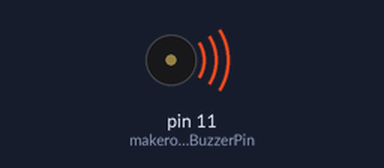
This program was run on a simulated Raspberry Pi (header pin numbers). Shown: buzzer (waves = sounding).

Above: at 0.1 s.
Timing chart, 0 to 40.0 s (numbered marks = the images above):
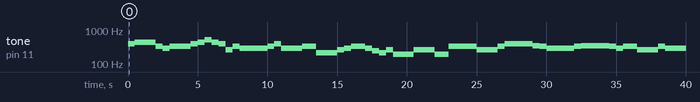

The program:

09_passive_buzzer.py
```python
# !/usr/bin/env python3
# -*- coding: utf-8 -*-
# file name: passive_buzzer.py
# version: 1.0
# author: Neal Shen
# ------------------------------------------------------------------
import RPi.GPIO as GPIO
import time
makerobo_BuzzerPin = 11    # active buzzer pin
# song spectrum
Tone_CL = [0,131,147,165,175,196,211,248] # low c note frequence
Tone_CM = [0,262,294,330,350,393,441,495] # middle c note frequence
Tone_CH = [0,525,589,661,700,786,882,990] # high c note frequence
# the first song spectrum
makerobo_song_1 = [ \
    Tone_CM[3], Tone_CM[5], Tone_CM[6], Tone_CM[3], Tone_CM[2], Tone_CM[3], \
    Tone_CM[5], Tone_CM[6], Tone_CH[1], Tone_CM[6], Tone_CM[5], Tone_CM[1], \
    Tone_CM[3], Tone_CM[2], Tone_CM[2], Tone_CM[3], Tone_CM[5], Tone_CM[2], \
    Tone_CM[3], Tone_CM[3], Tone_CL[6], Tone_CL[6], Tone_CL[6], Tone_CM[1], \
    Tone_CM[2], Tone_CM[3], Tone_CM[2], Tone_CL[7], Tone_CL[6], Tone_CM[1], \
    Tone_CL[5] \
]
# the first song's beats
n=makerobo_beat_1 = [ \
    1,1,3,1,1,3,1,1,1,1,1,1,1,1,3,1,1,3,1,1,1,1,1,1,1,2,1,1,1,1,1,1,1,1,1,3 \
]
# the second song spectrum
makerobo_song_2 = [ \
    Tone_CM[1], Tone_CM[1], Tone_CM[1], Tone_CL[5], Tone_CM[3], Tone_CM[3], \
    Tone_CM[3], Tone_CM[1], Tone_CM[1], Tone_CM[3], Tone_CM[5], Tone_CM[5], \
    Tone_CM[4], Tone_CM[3], Tone_CM[2], Tone_CM[2], Tone_CM[3], Tone_CM[4], \
    Tone_CM[4], Tone_CM[3], Tone_CM[2], Tone_CM[3], Tone_CM[1], Tone_CM[1], \
    Tone_CM[3], Tone_CM[2], Tone_CM[2], Tone_CL[5], Tone_CL[7], Tone_CM[2], \
    Tone_CM[1] \
]
# the second song's beats
n=makerobo_beat_2 = [ \
    1,1,2,2,1,1,2,2,1,1,2,2,1,1,3,1,1,2,2,1,1,2,2,1,1,2,2,1,1,3,1,1,1,1,1,3 \
]


# gpio inilization
def makerobo_setup():
    GPIO.setmode(GPIO.BOARD)
    GPIO.setwarnings(False)
    GPIO.setup(makerobo_BuzzerPin, GPIO.OUT)
    global makerobo_Buzz # the varible is alterative as gpi.pwm
    makerobo_Buzz = GPIO.PWM(makerobo_BuzzerPin, 440) # set initial frequence is 440
    makerobo_Buzz.start(50) # set 50% work mode


# loop function
def makerobo_loop():
    while True:
        # play the first song
        for i in range(1, len(makerobo_song_1)):
            makerobo_Buzz.ChangeFrequency(makerobo_song_1[i]) # set song's note frequency
            time.sleep(makerobo_beat_1[i] * 0.5)
        time.sleep(1)
        # play the second song
        for i in range(1, len(makerobo_song_2)):
            makerobo_Buzz.ChangeFrequency(makerobo_song_2[i]) # set song's note frequency
            time.sleep(makerobo_beat_2[i] * 0.5)


# release source
def makerobo_destroy():
    makerobo_Buzz.stop() # close buzzer
    GPIO.output(makerobo_BuzzerPin, GPIO.HIGH)
    GPIO.cleanup()


if __name__ == '__main__':
    makerobo_setup()
    try:
        makerobo_loop()
    except KeyboardInterrupt:
        makerobo_destroy()
```

Measured:
- by itself, tone on pin 11 (makerobo_BuzzerPin): plays 393 Hz for 0.50 s, 441 Hz for 1.5 s, 330 Hz for 0.50 s, 294 Hz for 0.50 s, 330 Hz for 1.5 s, 393 Hz for 0.50 s … (43 notes in this stretch)
